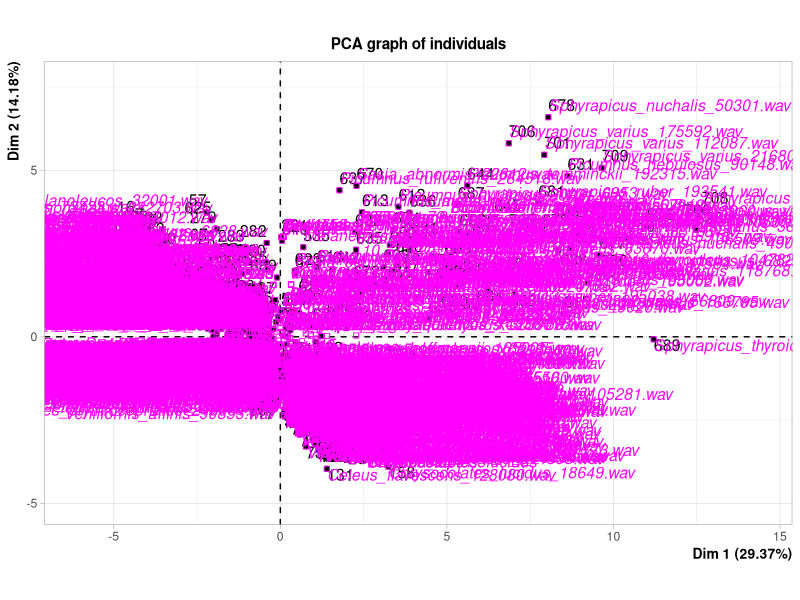
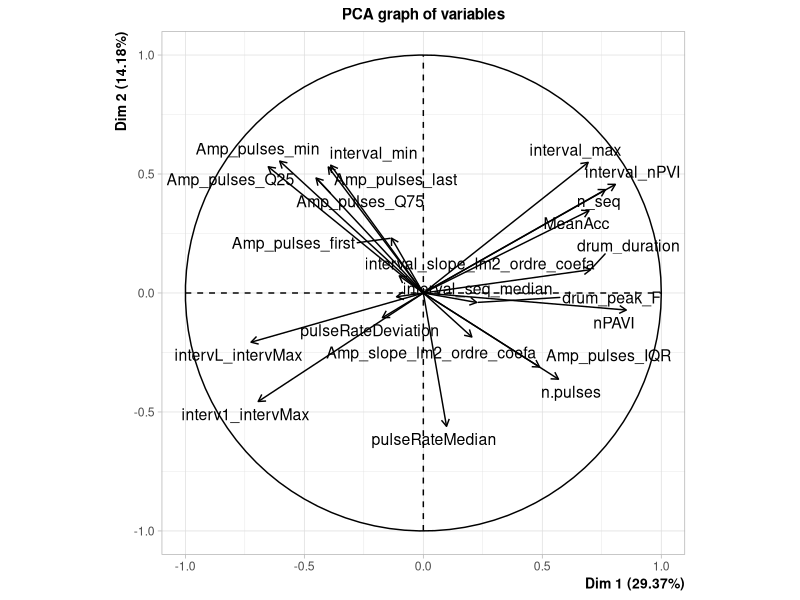

Here is the R script that generated these plots, in order: (Note: this script raises an error after producing the figures.)
library(MASS)
library(car)
library(FactoMineR)

setwd("../2_Local_Info/")

rm(list=ls())#empty the workspace

# Read the z-scored data
data=read.table(file="AcousticsFINAL_Zscored.csv", header=T, sep=",",dec=".")

(nrow(data))  # Number of measurements
(ncol(data))  # Number of features considered (acoustical + metadata)

# PCA calculation 
resPCA <- PCA (data, quali.sup=1:16, ncp=22, scale.unit = T) # quali.sup= categorical supplementary variables (here species, genus...) not used in PCA calculation; ncp= nb of PC to report (initially, should be equal to the number of variables used in PCA)
resPCA$eig # get percentages of variance explained by each PC and eigenvalues (make sure data are z-scored before this)
resPCA$var$cor # get loading scores of each acoustic variable onto PCs
resPCA$ind$coord # get PC scores for each 'individual' (i.e. here: each drumming file) in the dataset

# Note that 6 componnents camputer 75% of the variance; 10 would give 90%.

PCALoadings <- resPCA$var$cor[,1:6] #based on the PCs for which eigenvalues are > 1
# write.csv(PCALoadings, "PCALoadings_2019.csv")

# adding PCs (with eigenval > 1) to dataframe
data$PC1<-resPCA$ind$coord[,1]
data$PC2<-resPCA$ind$coord[,2]
data$PC3<-resPCA$ind$coord[,3]
data$PC4<-resPCA$ind$coord[,4]
data$PC5<-resPCA$ind$coord[,5]
data$PC6<-resPCA$ind$coord[,6]



################### Run cross-validated DFA based on all files available (ranging from 3 to 30 files per species) 
## DFA with ALL data and CV
ndata=nrow(data)
species.names = levels(data$Species) #'Species' is the variable by which we want to discriminate drums
nbirds=length(species.names)
# There are nbirds = 92 species.

nPermute <- 1000
resLDAPermute <- array(0, dim=nPermute)

for (i in 1:nPermute) {
  data$Species <- sample(data$Species, size = length(data$Species), replace=FALSE)
  resLDA <- lda(Species~PC1+PC2+PC3+PC4+PC5+PC6, prior=rep(1  ,nbirds)/nbirds, data=data, CV=T) # LDA computation. Important for information calculation: equal prior probabilities
  tab <- table(data$Species, resLDA$class)

  resLDAPermute[i] <- sum(tab[row(tab) == col(tab)]) / sum(tab) #correct classification of drums on the classification matrix's diagonal
}

hist(resLDAPermute*100, xlab ='Percent Correct', main='Permutation Test')
abline(v=(1/92)*100, lty='dashed' )
